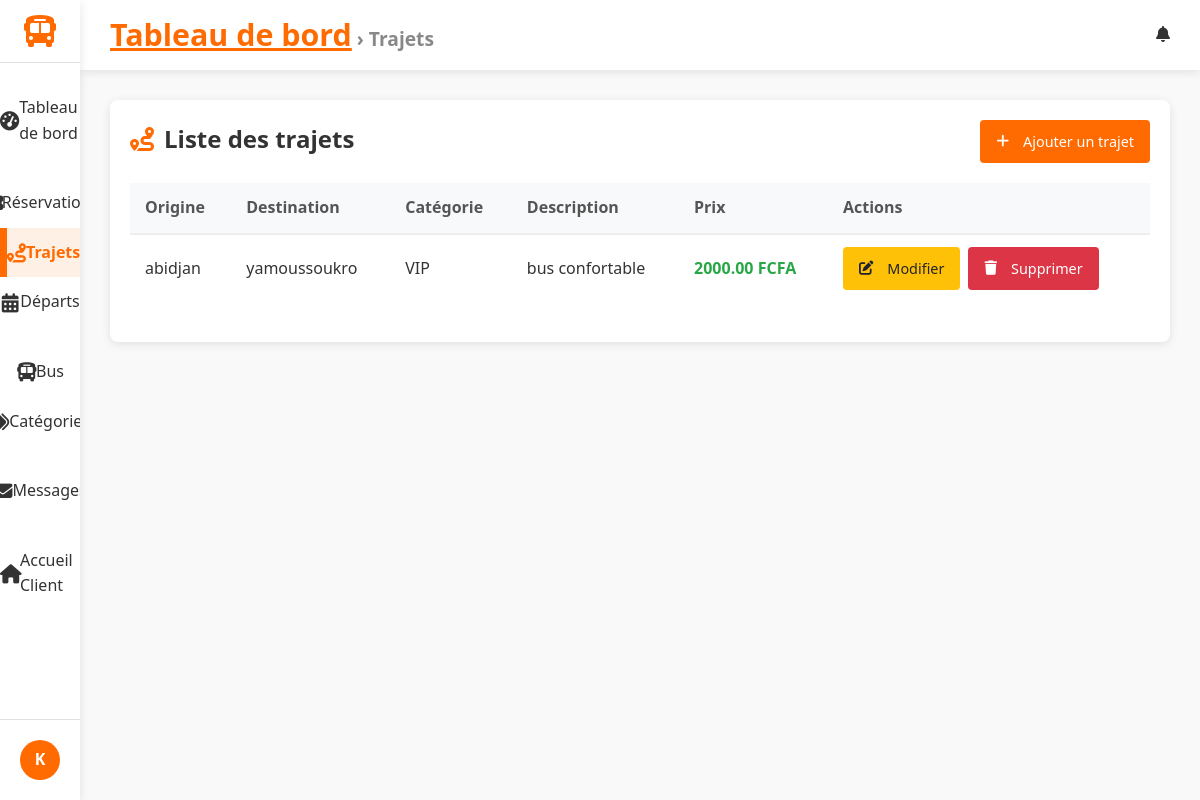
The page /dashboard/trips/ (signed in) on the database its author committed.
### accounts/models.py (models this page shows, shortened)
class CustomUser(AbstractUser):
    """
    Modèle utilisateur personnalisé. Hérite de AbstractUser (nom d'utilisateur, email, etc.).
    Nous pourrions ajouter des champs ici (par ex. is_client), mais utilisons la version minimale.
    """

### trips/models.py (models this page shows, shortened)
class Trip(models.Model):
    origin = models.CharField(max_length=100)       # Ville de départ
    destination = models.CharField(max_length=100)  # Ville d'arrivée
    category = models.ForeignKey(Category, on_delete=models.CASCADE)
    description = models.TextField(blank=True)
    price = models.DecimalField(max_digits=10, decimal_places=2, default=0)  # Prix du trajet

class Category(models.Model):
    name = models.CharField(max_length=100)
    def __str__(self):
        return self.name

### gareci_admin/views.py (the view)
# urls.py: path('trips/', TripListView.as_view(), name='trip_list'),
class TripListView(StaffRequiredMixin,ActiveTabMixin, BreadcrumbMixin , ListView):
    model = Trip
    template_name = 'dashboard/trip_list.html'
    active_tab_value ='trips'
    breadcrumb_title = 'Trajets'

### gareci_admin/utils.py (called while the page is built)
    def test_func(self):
        return self.request.user.is_staff

    def get_context_data(self, **kwargs):
        context = super().get_context_data(**kwargs)
        if self.active_tab_value:
            context['active_tab'] = self.active_tab_value
        return context

    def get_context_data(self, **kwargs):
        context = super().get_context_data(**kwargs)
        if self.breadcrumb_title:
            context['breadcrumb_title'] = self.breadcrumb_title
        return context

### gareci_admin/templates/dashboard/trip_list.html (shortened to what this page needs)
{% extends 'dashboard/dashboard_base.html' %}
{% block content %}
<div class="trips-container">
    <div class="trips-header">
        <h2><i class="fas fa-route"></i> Liste des trajets</h2>
        <a href="{% url 'dashboard:trip_add' %}" class="btn btn-primary">
            <i class="fas fa-plus"></i> Ajouter un trajet
        </a>
    </div>
    <table class="trips-table">
        <thead>
            <tr>
                <th>Origine</th>
                <th>Destination</th>
                <th>Catégorie</th>
                <th>Description</th>
                <th>Prix</th>
                <th>Actions</th>
            </tr>
        </thead>
        <tbody>
            {% for trip in object_list %}
            <tr>
                <td>{{ trip.origin }}</td>
                <td>{{ trip.destination }}</td>
                <td>{{ trip.category }}</td>
                <td>{{ trip.description|truncatechars:50 }}</td>
                <td class="price">{{ trip.price }} FCFA</td>
                <td>
                    <div class="action-buttons">
                        <a href="{% url 'dashboard:trip_edit' trip.pk %}" class="btn btn-sm btn-warning">
                            <i class="fas fa-edit"></i> Modifier
                        </a>
                        <a href="{% url 'dashboard:trip_delete' trip.pk %}"
                           class="btn btn-sm btn-danger"
                           onclick="return confirm('Voulez-vous vraiment supprimer ce trajet ?');">
                            <i class="fas fa-trash"></i> Supprimer
                        </a>
                    </div>
                </td>
            </tr>
            {% endfor %}
        </tbody>
    </table>
</div>
{% endblock %}

### gareci_admin/templates/dashboard/dashboard_base.html (shortened to what this page needs)
{% load static %}
<!DOCTYPE html>
<html lang="fr">
<head>
    <link rel="stylesheet" href="https://cdnjs.cloudflare.com/ajax/libs/font-awesome/6.4.0/css/all.min.css">
    <link rel="stylesheet" href="{% static 'css/gareci_admin/dashboards.css' %}">
    <link rel="stylesheet" href="{% static 'css/gareci_admin/reservation_list.css' %}">
    <link rel="stylesheet" href="{% static 'css/gareci_admin/reservation_form.css' %}">
    <link rel="stylesheet" href="{% static 'css/gareci_admin/reservation_confirm_delete.css' %}">
    <link rel="stylesheet" href="{% static 'css/gareci_admin/trip_form.css' %}">
    <link rel="stylesheet" href="{% static 'css/gareci_admin/trip_list.css' %}">
    <link rel="stylesheet" href="{% static 'css/gareci_admin/message_list.css' %}">
    <link rel="stylesheet" href="{% static 'css/gareci_admin/message_form.css' %}">
    <link rel="stylesheet" href="{% static 'css/gareci_admin/message_confirm_delete.css' %}">
    <link rel="stylesheet" href="{% static 'css/gareci_admin/departure_list_.css' %}">
    <link rel="stylesheet" href="{% static 'css/gareci_admin/departure_form.css' %}">
    <link rel="stylesheet" href="{% static 'css/gareci_admin/category_list.css' %}">
    <link rel="stylesheet" href="{% static 'css/gareci_admin/category_form.css' %}">
    <link rel="stylesheet" href="{% static 'css/gareci_admin/bus_list.css' %}">
    <link rel="stylesheet" href="{% static 'css/gareci_admin/bus_form.css' %}">
</head>
<body>
    <div class="dashboard-container">
        <aside class="sidebar">
            <div class="logo">
                <a href="{% url 'dashboard:index' %}">
                    <i class="fas fa-bus"></i>
                </a>
            </div>
            <nav class="sidebar-nav">
                <ul class="nav-list">
                    <li class="{% if active_tab == 'dashboard' %}active{% endif %}">
                        <a href="{% url 'dashboard:index' %}">
                            <i class="fas fa-tachometer-alt"></i> Tableau de bord
                        </a>
                    </li>
                    <li class="nav-section-header">
                    </li>
                    <li class="{% if active_tab == 'reservations' %}active{% endif %}">
                        <a href="{% url 'dashboard:reservation_list' %}">
                             Réservations
                        </a>
                    </li>
                    <li class="{% if active_tab == 'trips' %}active{% endif %}">
                        <a href="{% url 'dashboard:trip_list' %}">
                            <i class="fas fa-route"></i> Trajets
                        </a>
                    </li>
                    <li class="{% if active_tab == 'departures' %}active{% endif %}">
                        <a href="{% url 'dashboard:departure_list' %}">
                            <i class="fas fa-calendar-alt"></i> Départs
                        </a>
                    </li>
                    <li class="nav-section-header">
                    </li>
                    <li class="{% if active_tab == 'buses' %}active{% endif %}">
                        <a href="{% url 'dashboard:bus_list' %}">
                            <i class="fas fa-bus"></i> Bus
                        </a>
                    </li>
                    <li class="{% if active_tab == 'categories' %}active{% endif %}">
                        <a href="{% url 'dashboard:category_list' %}">
                            <i class="fas fa-tags"></i> Catégories
                        </a>
                    </li>
                    <li class="nav-section-header">
                    </li>
                    <li class="{% if active_tab == 'messages' %}active{% endif %}">
                        <a href="{% url 'dashboard:message_list' %}">
                            <i class="fas fa-envelope"></i> Messages
                        </a>
                    </li>
                    <li class="nav-section-header">
                    </li>
                    <li class="{% if active_tab == 'messages' %}active{% endif %}">
                        <a href="{% url 'trips:home' %}">
                            <i class="fas fa-home"></i>Accueil Client
                        </a>
                    </li>
                </ul>
            </nav>
            <div class="sidebar-footer">
                <div class="user-profile">
                    <div class="user-avatar">
                        {% if user.profile.image %}
                            <img src="{{ user.profile.image.url }}" alt="{{ user.username }}">
                        {% else %}
                            <div class="avatar-initials">
                                {{ user.username|slice:":1"|upper }}
                            </div>
                        {% endif %}
                    </div>
                </div>
            </div>
        </aside>
        <main class="main-content">
            <header class="content-header">
                <div class="header-left">
                    <div class="breadcrumbs">
                        {% block breadcrumbs %}
                        <a href="{% url 'dashboard:index' %}">Tableau de bord</a>
                        {% if breadcrumb_title %} &rsaquo; {{ breadcrumb_title }}{% endif %}
                        {% endblock %}
                    </div>
                </div>
                <div class="header-right">
                    {% block header_actions %}
                    <div class="notifications">
                        <i class="fas fa-bell"></i>
                    </div>
                    {% endblock %}
                </div>
            </header>
            <div class="content-wrapper">
                {% block content %}{% endblock %}
            </div>
        </main>
    </div>
</body>
</html>

### static/css/gareci_admin/dashboards.css (style rules this page uses)
:root { --primary: #FF6B00; --primary-dark: #E05D00; --secondary: #0056B3; --dark: #333333; --light: #F5F5F5; --gray: #888888; --light-gray: #E0E0E0; --sidebar-width: 280px; --sidebar-collapsed-width: 80px; --header-height: 70px; --blue: #4285F4; --green: #34A853; --orange: #FBBC05; --red: #EA4335; --border-radius: 8px; --box-shadow: 0 2px 10px rgba(0, 0, 0, 0.1); --transition: all 0.3s ease; }
* { margin: 0; padding: 0; box-sizing: border-box; }
body { font-family: 'Segoe UI', Tahoma, Geneva, Verdana, sans-serif; background-color: #f9f9f9; color: var(--dark); line-height: 1.6; }
.dashboard-container { display: flex; min-height: 100vh; }
.sidebar { width: var(--sidebar-width); background-color: white; box-shadow: var(--box-shadow); display: flex; flex-direction: column; transition: var(--transition); z-index: 100; height: 100vh; position: fixed; }
.logo { display: flex; align-items: center; padding: 20px; border-bottom: 1px solid var(--light-gray); }
.logo a { text-decoration:none ; display: flex; align-items: center; }
.logo i { font-size: 2rem; color: var(--primary); margin-right: 10px; }
.sidebar-nav { flex: 1; padding: 20px 0; overflow-y: auto; }
.nav-list { list-style: none; }
.nav-section-header { padding: 15px 20px 5px; font-size: 0.8rem; text-transform: uppercase; color: var(--gray); letter-spacing: 0.5px; }
.nav-list li a { display: flex; align-items: center; padding: 12px 20px; color: var(--dark); text-decoration: none; transition: var(--transition); }
.nav-list li a i { margin-right: 10px; width: 20px; text-align: center; }
.nav-list li.active a { background-color: rgba(255, 107, 0, 0.1); color: var(--primary); border-left: 3px solid var(--primary); }
li.active { background-color: var(--accent); font-weight: bold; border-left: 4px solid var(--primary); }
.sidebar-footer { padding: 20px; border-top: 1px solid var(--light-gray); }
.user-profile { display: flex; align-items: center; }
.user-avatar { margin-right: 12px; }
.avatar-initials { width: 40px; height: 40px; border-radius: 50%; background-color: var(--primary); color: white; display: flex; align-items: center; justify-content: center; font-weight: bold; }
.main-content { flex: 1; margin-left: var(--sidebar-width); transition: var(--transition); min-height: 100vh; display: flex; flex-direction: column; }
.content-header { display: flex; justify-content: space-between; align-items: center; padding: 0 30px; height: var(--header-height); background-color: white; box-shadow: var(--box-shadow); position: sticky; top: 0; z-index: 90; }
.header-left { display: flex; align-items: center; }
.breadcrumbs { font-size: 1.2rem; color: var(--gray); font-weight: bolder; }
.breadcrumbs a { color: var(--primary); font-size: 1.9rem; font-weight: bolder; }
.header-right { display: flex; align-items: center; gap: 20px; }
.notifications { position: relative; cursor: pointer; }
.content-wrapper { flex: 1; padding: 30px; background-color: #f9f9f9; }
.btn { display: inline-flex; align-items: center; justify-content: center; padding: 8px 16px; border-radius: var(--border-radius); font-weight: 500; cursor: pointer; transition: var(--transition); border: none; font-size: 0.9rem; }
.btn i { margin-right: 6px; }
.btn-primary { background-color: var(--primary); color: white; }
.btn-sm { padding: 5px 10px; font-size: 0.8rem; }
@media (max-width: 1200px) { .sidebar { width: var(--sidebar-collapsed-width); } }
@media (max-width: 1200px) { .logo { justify-content: center; padding: 15px 0; } }
@media (max-width: 1200px) { .logo i { margin-right: 0; } }
@media (max-width: 1200px) { .nav-list li a { justify-content: center; padding: 12px 0; } }
@media (max-width: 1200px) { .nav-list li a i { margin-right: 0; font-size: 1.2rem; } }
@media (max-width: 1200px) { .user-avatar { margin-right: 0; } }
@media (max-width: 1200px) { .main-content { margin-left: var(--sidebar-collapsed-width); } }

### static/css/gareci_admin/reservation_list.css (style rules this page uses)
.btn { display: inline-flex; align-items: center; justify-content: center; padding: 8px 12px; border-radius: 4px; font-weight: 500; text-decoration: none; font-size: 0.85rem; transition: all 0.3s; border: none; cursor: pointer; }
.btn-sm { padding: 6px 10px; font-size: 0.8rem; }
.btn-warning { background-color: #ffc107; color: #212529; }
.btn-danger { background-color: #dc3545; color: white; }
.action-buttons { display: flex; gap: 8px; flex-wrap: wrap; }

### rows shown on the page
CustomUser: username "K"
Trip: origin "abidjan", destination "yamoussoukro", category "VIP", description "bus confortable", price "2000.00"

### other values the page prints
{{ breadcrumb_title }} "Trajets"
